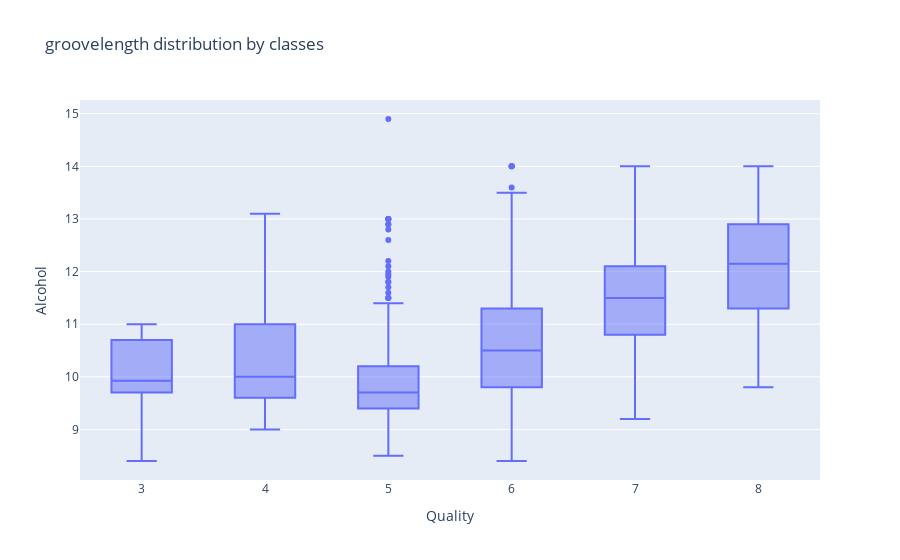

Notebook cell for this chart:
### Markdown cell above
Таким образом, наши показатели в порядке убывания важности:
<br> groovelength > perimeter > area > kernelwidth > kernellength > assymetry > compactness
<br> Построим диаграммы размаха для трех наиболее важных показателей.

### Code cell
px.box(data[['Alcohol','Quality']], x='Quality', y='Alcohol', title='Alcohol distribution by Quality')

### Figure 1 — Plotly figure (JSON) as saved in the notebook; plotly's stock layout.template omitted (floating-point values rounded to 4 significant figures; data arrays with more than 128 entries replaced by an {"elided": "..."} marker saying what was removed)
{"data": [{"alignmentgroup": "True", "hovertemplate": "Quality=%{x}<br>Alcohol=%{y}<extra></extra>", "legendgroup": "", "marker": {"color": "#636efa"}, "name": "", "notched": false, "offsetgroup": "", "orientation": "v", "showlegend": false, "type": "box", "x": {"elided": "1599 int values"}, "x0": " ", "xaxis": "x", "y": {"elided": "1599 float values"}, "y0": " ", "yaxis": "y"}], "layout": {"boxmode": "group", "legend": {"tracegroupgap": 0}, "title": {"text": "groovelength distribution by classes"}, "xaxis": {"anchor": "y", "domain": [0, 1], "title": {"text": "Quality"}}, "yaxis": {"anchor": "x", "domain": [0, 1], "title": {"text": "Alcohol"}}}}
